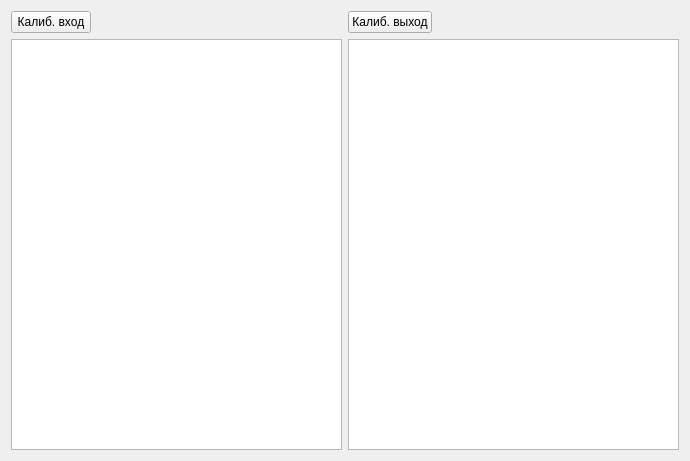
<?xml version="1.0" encoding="UTF-8"?>
<ui version="4.0">
 <class>widgetInstrument</class>
 <widget class="QWidget" name="widgetInstrument">
  <property name="geometry">
   <rect>
    <x>0</x>
    <y>0</y>
    <width>690</width>
    <height>461</height>
   </rect>
  </property>
  <property name="sizePolicy">
   <sizepolicy hsizetype="Minimum" vsizetype="Minimum">
    <horstretch>0</horstretch>
    <verstretch>0</verstretch>
   </sizepolicy>
  </property>
  <property name="windowTitle">
   <string/>
  </property>
  <layout class="QHBoxLayout" name="horizontalLayout_3">
   <item>
    <layout class="QVBoxLayout" name="verticalLayout_2">
     <item>
      <layout class="QHBoxLayout" name="horizontalLayout">
       <item>
        <widget class="QPushButton" name="btnCalibrateIn">
         <property name="text">
          <string>Калиб. вход</string>
         </property>
        </widget>
       </item>
       <item>
        <spacer name="horizontalSpacer">
         <property name="orientation">
          <enum>Qt::Horizontal</enum>
         </property>
         <property name="sizeHint" stdset="0">
          <size>
           <width>40</width>
           <height>20</height>
          </size>
         </property>
        </spacer>
       </item>
      </layout>
     </item>
     <item>
      <widget class="QTableView" name="tableCalibrateIn"/>
     </item>
    </layout>
   </item>
   <item>
    <layout class="QVBoxLayout" name="verticalLayout">
     <item>
      <layout class="QHBoxLayout" name="horizontalLayout_2">
       <item>
        <widget class="QPushButton" name="btnCalibrateOut">
         <property name="text">
          <string>Калиб. выход</string>
         </property>
        </widget>
       </item>
       <item>
        <spacer name="horizontalSpacer_2">
         <property name="orientation">
          <enum>Qt::Horizontal</enum>
         </property>
         <property name="sizeHint" stdset="0">
          <size>
           <width>40</width>
           <height>20</height>
          </size>
         </property>
        </spacer>
       </item>
      </layout>
     </item>
     <item>
      <widget class="QTableView" name="tableCalibrateOut"/>
     </item>
    </layout>
   </item>
  </layout>
 </widget>
 <resources/>
 <connections/>
</ui>
